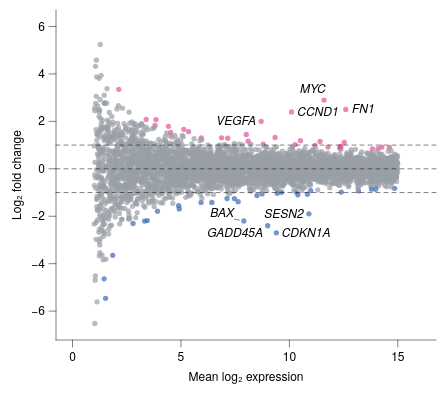

This figure's Vega-Lite source:
### Vega-Lite specification from a JSON file in a GitHub repository (floating-point values rounded to 4 significant figures; data arrays with more than 128 entries replaced by an {"elided": "..."} marker saying what was removed)
{"background": null, "config": {"arc": {"fill": "#DBDBDB", "fillOpacity": 1.0, "innerRadius": 41.25, "padAngle": 0.03, "stroke": "black", "strokeOpacity": 1, "strokeWidth": 0.25}, "area": {"fill": "#DBDBDB", "fillOpacity": 1.0, "stroke": "black", "strokeOpacity": 1, "strokeWidth": 0.25}, "axis": {"domain": true, "domainCap": "round", "domainColor": "black", "domainWidth": 0.25, "grid": false, "gridCap": "round", "gridColor": "#F1F1F1", "gridDash": [0, 0], "gridOpacity": 1.0, "gridWidth": 0.25, "labelColor": "black", "labelFont": "Helvetica Neue, HelveticaNeue, Helvetica, Arial, sans-serif", "labelFontSize": 6, "labelFontStyle": "normal", "labelFontWeight": 400, "offset": 0, "ticks": true, "tickCap": "round", "tickColor": "black", "tickRound": false, "tickSize": 3.5, "tickWidth": 0.25, "titleColor": "black", "titleFont": "Helvetica Neue, HelveticaNeue, Helvetica, Arial, sans-serif", "titleFontSize": 6, "titleFontStyle": "normal", "titleFontWeight": 400}, "axisX": {"domain": true, "labelAlign": "center", "labelAngle": 0, "labels": true, "ticks": true, "translate": 0}, "axisY": {"domain": true, "labelAlign": "right", "labelAngle": 0, "labels": true, "ticks": true, "translate": 0}, "axisRight": {"domain": true, "labelAlign": "left", "labelAngle": 0, "labels": true, "ticks": true, "translate": 0}, "axisTop": {"domain": true, "labelAlign": "center", "labelAngle": 0, "labels": true, "ticks": true, "translate": 0}, "axisBand": {"tickOffset": 0}, "bar": {"fill": "#DBDBDB", "fillOpacity": 1.0, "stroke": "black", "strokeOpacity": 1, "strokeWidth": 0.25}, "boxplot": {"size": 14.85, "ticks": {"cornerRadius": 0.25, "fill": "black", "opacity": 1, "size": 7.425, "thickness": 0.25}, "box": {"fillOpacity": 1.0, "stroke": "black", "strokeOpacity": 1, "strokeWidth": 0.25}, "median": {"cornerRadius": 0, "fill": "black", "fillOpacity": 1.0, "opacity": 1, "size": 14.85, "thickness": 0.25}, "rule": {"fill": "black", "fillOpacity": 1.0, "size": 16.5, "stroke": "black", "strokeDash": [0, 0], "strokeOpacity": 1, "strokeWidth": 0.25}, "outliers": {"color": "black", "fill": "black", "fillOpacity": 1.0, "size": 0, "stroke": "black", "strokeOpacity": 1, "strokeWidth": 0.25}}, "circle": {"fill": "black", "fillOpacity": 1.0, "size": 2.062, "stroke": null, "strokeOpacity": 1, "strokeWidth": 0.25}, "errorband": {"band": {"fillOpacity": 0.6, "stroke": null, "strokeWidth": 0.25, "strokeOpacity": 1}, "borders": {"opacity": 0, "strokeOpacity": 1, "strokeWidth": 0.25}}, "errorbar": {"opacity": 1, "rule": {"strokeDash": [0, 0], "strokeWidth": 0.25}, "ticks": {"color": "black", "cornerRadius": 0.125, "opacity": 1, "size": 9.9, "thickness": 0.25}, "thickness": 0.25}, "font": "Helvetica Neue, HelveticaNeue, Helvetica, Arial, sans-serif", "geoshape": {"fill": "#DBDBDB", "fillOpacity": 1.0, "stroke": "black", "strokeOpacity": 1, "strokeWidth": 0.25}, "header": {"labelColor": "black", "labelFont": "Helvetica Neue, HelveticaNeue, Helvetica, Arial, sans-serif", "labelFontSize": 6, "labelFontStyle": "normal", "labelFontWeight": 400, "titleColor": "black", "titleFont": "Helvetica Neue, HelveticaNeue, Helvetica, Arial, sans-serif", "titleFontSize": 6, "titleFontStyle": "normal", "titleFontWeight": 400, "titlePadding": 0}, "legend": {"disable": false, "offset": 5.25, "titlePadding": 4, "labelOffset": 2, "gradientLabelOffset": 2, "columnPadding": 4, "rowPadding": 2, "gradientThickness": 5, "gradientOpacity": 1.0, "gradientStrokeColor": "black", "gradientStrokeWidth": 0.25, "labelColor": "black", "labelFont": "Helvetica Neue, HelveticaNeue, Helvetica, Arial, sans-serif", "labelFontSize": 6, "labelFontStyle": "normal", "labelFontWeight": 400, "strokeColor": "black", "strokeWidth": 0, "symbolSize": 36, "symbolStrokeColor": "black", "symbolStrokeWidth": 0.25, "titleColor": "black", "titleFont": "Helvetica Neue, HelveticaNeue, Helvetica, Arial, sans-serif", "titleFontSize": 6, "titleFontStyle": "normal", "titleFontWeight": 400}, "line": {"color": "black", "stroke": "black", "strokeCap": "butt", "strokeDash": [0, 0], "strokeOpacity": 1, "strokeWidth": 0.5}, "point": {"filled": true, "fill": "#DBDBDB", "fillOpacity": 1.0, "size": 8.25, "stroke": "black", "strokeOpacity": 1, "strokeWidth": 0.25}, "range": {"category": ["#B2B2B2", "#4A7CD3", "#008542", "#664CAF", "#509F98", "#636363", "#284F93", "#005226", "#382864", "#285753"], "diverging": {"scheme": ["#443E60", "#5F597E", "#7C759B", "#9994B6", "#B7B4CC", "#D6D5DC", "#F6F6F6", "#D1DAD9", "#A4C2BF", "#7AA9A4", "#578E89", "#37736E", "#1B5954"]}, "heatmap": {"scheme": ["#440154", "#472270", "#433E82", "#38598C", "#2C728E", "#238A8D", "#24A086", "#39B578", "#5DC862", "#96D646", "#CAE02D", "#FDE724"]}, "ordinal": {"scheme": ["#F1F1F1", "#DBDBDB", "#C6C6C6", "#B2B2B2", "#9D9D9D", "#898989", "#767676", "#636363", "#515151", "#404040", "#2F2F2F", "#1F1F1F"]}, "ramp": {"scheme": ["#440154", "#472270", "#433E82", "#38598C", "#2C728E", "#238A8D", "#24A086", "#39B578", "#5DC862", "#96D646", "#CAE02D", "#FDE724"]}}, "rule": {"color": "black", "stroke": "black", "strokeCap": "round", "strokeDash": [2, 2], "strokeOpacity": 1, "strokeWidth": 0.25}, "scale": {"barBandPaddingInner": 0.1, "rectBandPaddingInner": 0, "tickBandPaddingInner": 0.1, "bandPaddingOuter": 0.1, "bandWithNestedOffsetPaddingInner": 0.2, "bandWithNestedOffsetPaddingOuter": 0.2, "offsetBandPaddingInner": 0, "offsetBandPaddingOuter": 0, "continuousPadding": 8.25, "round": false}, "rect": {"fill": "#DBDBDB", "fillOpacity": 1.0, "stroke": "black", "strokeOpacity": 1, "strokeWidth": 0.25}, "square": {"fill": "#DBDBDB", "fillOpacity": 1.0, "size": 16.5, "stroke": "black", "strokeOpacity": 1, "strokeWidth": 0.25}, "text": {"color": "black", "font": "Helvetica Neue, HelveticaNeue, Helvetica, Arial, sans-serif", "fontSize": 6, "fontStyle": "normal", "fontWeight": 400}, "tick": {"color": "black", "cornerRadius": 0.125, "opacity": 1.0, "size": 14.85, "thickness": 0.25}, "title": {"anchor": "middle", "frame": "group", "color": "black", "font": "Helvetica Neue, HelveticaNeue, Helvetica, Arial, sans-serif", "fontSize": 6, "fontStyle": "normal", "fontWeight": 400, "subtitleColor": "black", "subtitleFont": "Helvetica Neue, HelveticaNeue, Helvetica, Arial, sans-serif", "subtitleFontSize": 6, "subtitleFontStyle": "normal", "subtitleFontWeight": 400}, "trail": {"color": "black", "opacity": 1, "size": 0.5}, "view": {"continuousWidth": 190, "continuousHeight": 165, "discreteWidth": 190, "discreteHeight": 165, "fill": null, "stroke": null, "strokeWidth": 0.25}}, "layer": [{"data": {"name": "data-6b5f9912ab2ce65a923e053c526e15ce"}, "mark": {"type": "circle", "clip": true, "opacity": 0.7, "size": 7}, "encoding": {"color": {"field": "klass", "legend": null, "scale": {"domain": ["down", "ns", "up"], "range": ["#3A68BB", "#9AA0A6", "#E0559A"]}, "type": "nominal"}, "x": {"field": "A", "scale": {"domain": [0, 16], "nice": false}, "title": "Mean log₂ expression", "type": "quantitative"}, "y": {"field": "M", "scale": {"domain": [-6, 6], "nice": false}, "title": "Log₂ fold change", "type": "quantitative"}}}, {"data": {"values": [{"__dysonsphere__": 1}]}, "mark": {"type": "rule", "opacity": 1.0}, "encoding": {"y": {"datum": 0.0}}}, {"layer": [{"data": {"values": [{"__dysonsphere__": 1}]}, "mark": {"type": "rule", "opacity": 1.0, "strokeDash": [2, 2]}, "encoding": {"y": {"datum": -1.0}}}, {"data": {"values": [{"__dysonsphere__": 1}]}, "mark": {"type": "rule", "opacity": 1.0, "strokeDash": [2, 2]}, "encoding": {"y": {"datum": 1.0}}}]}, {"layer": [{"data": {"values": [{"__dysonsphere__": 1}]}, "mark": {"type": "rule", "strokeDash": [0, 0]}, "encoding": {"x": {"datum": 7.699, "scale": {"domain": [1.004, 14.99]}}, "x2": {"datum": 7.474}, "y": {"datum": -2.165, "scale": {"domain": [-6.522, 5.242]}}, "y2": {"datum": -2.126}}}, {"data": {"values": [{"__dysonsphere__": 1}]}, "mark": {"type": "text", "align": "center", "baseline": "middle", "fontSize": 6, "fontStyle": "italic"}, "encoding": {"text": {"value": "BAX"}, "x": {"datum": 6.896, "scale": {"domain": [1.004, 14.99]}}, "y": {"datum": -1.881, "scale": {"domain": [-6.522, 5.242]}}}}, {"data": {"values": [{"__dysonsphere__": 1}]}, "mark": {"type": "text", "align": "center", "baseline": "middle", "fontSize": 6, "fontStyle": "italic"}, "encoding": {"text": {"value": "SESN2"}, "x": {"datum": 9.747, "scale": {"domain": [1.004, 14.99]}}, "y": {"datum": -1.898, "scale": {"domain": [-6.522, 5.242]}}}}, {"data": {"values": [{"__dysonsphere__": 1}]}, "mark": {"type": "text", "align": "center", "baseline": "middle", "fontSize": 6, "fontStyle": "italic"}, "encoding": {"text": {"value": "CCND1"}, "x": {"datum": 11.31, "scale": {"domain": [1.004, 14.99]}}, "y": {"datum": 2.402, "scale": {"domain": [-6.522, 5.242]}}}}, {"data": {"values": [{"__dysonsphere__": 1}]}, "mark": {"type": "text", "align": "center", "baseline": "middle", "fontSize": 6, "fontStyle": "italic"}, "encoding": {"text": {"value": "MYC"}, "x": {"datum": 11.08, "scale": {"domain": [1.004, 14.99]}}, "y": {"datum": 3.373, "scale": {"domain": [-6.522, 5.242]}}}}, {"data": {"values": [{"__dysonsphere__": 1}]}, "mark": {"type": "text", "align": "center", "baseline": "middle", "fontSize": 6, "fontStyle": "italic"}, "encoding": {"text": {"value": "GADD45A"}, "x": {"datum": 7.497, "scale": {"domain": [1.004, 14.99]}}, "y": {"datum": -2.724, "scale": {"domain": [-6.522, 5.242]}}}}, {"data": {"values": [{"__dysonsphere__": 1}]}, "mark": {"type": "text", "align": "center", "baseline": "middle", "fontSize": 6, "fontStyle": "italic"}, "encoding": {"text": {"value": "VEGFA"}, "x": {"datum": 7.543, "scale": {"domain": [1.004, 14.99]}}, "y": {"datum": 2.002, "scale": {"domain": [-6.522, 5.242]}}}}, {"data": {"values": [{"__dysonsphere__": 1}]}, "mark": {"type": "text", "align": "center", "baseline": "middle", "fontSize": 6, "fontStyle": "italic"}, "encoding": {"text": {"value": "CDKN1A"}, "x": {"datum": 10.77, "scale": {"domain": [1.004, 14.99]}}, "y": {"datum": -2.698, "scale": {"domain": [-6.522, 5.242]}}}}, {"data": {"values": [{"__dysonsphere__": 1}]}, "mark": {"type": "text", "align": "center", "baseline": "middle", "fontSize": 6, "fontStyle": "italic"}, "encoding": {"text": {"value": "FN1"}, "x": {"datum": 13.41, "scale": {"domain": [1.004, 14.99]}}, "y": {"datum": 2.502, "scale": {"domain": [-6.522, 5.242]}}}}]}], "$schema": "https://vega.github.io/schema/vega-lite/v6.4.1.json", "datasets": {"data-6b5f9912ab2ce65a923e053c526e15ce": {"elided": "4000 records"}}}
